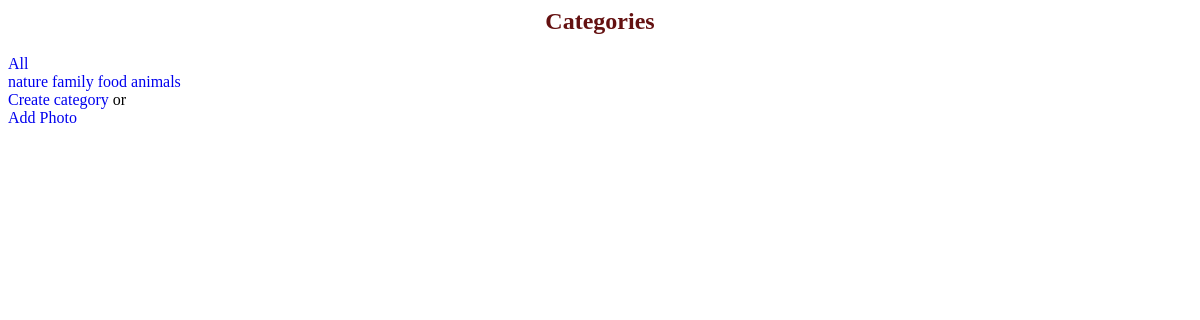
/, run on an earlier commit of the app's database.
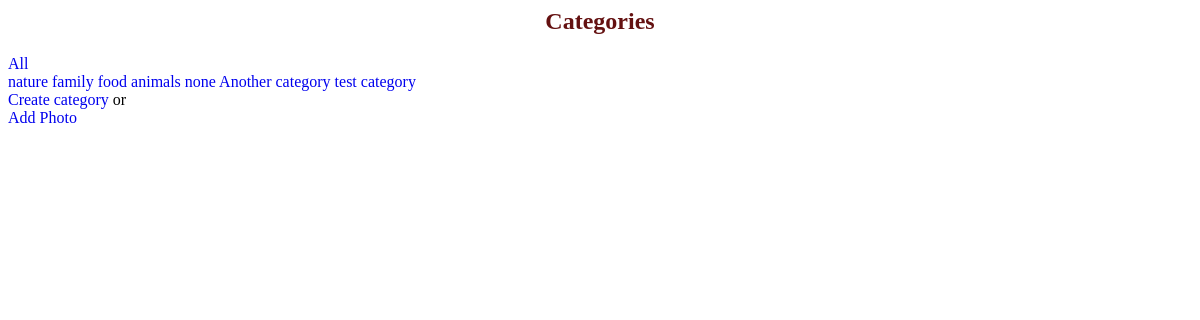
And on a later commit of the database.
### photo/models.py (models this page shows, shortened)
class Category(models.Model):
    name = models.CharField(max_length = 1000)

### photo/views.py (the view)
# urls.py: path('', home_view, name = "home"),
def home_view(request):
    categories = Category.objects.all()
    if request.method == "POST":
        new = Category.objects.create()
        context = {"categories": categories, "new": new}
    context = {"categories": categories}
    return render(request,"home.html",context)

### templates/home.html (shortened to what this page needs)
{%load static%}
<html lang="en">
<head>
    <link rel="stylesheet" href="{% static '/home.css' %}" type="text/css">
</head>
<body>
    <section class="container">
            <h1 class="title">Categories</h1>
            <div class="item" id="one"><a href="photos/{{all_pictures}}" id="all">All</a></div>
            <div class="item1," id="photos">
                {% for category in categories%}
                    <a href = "photos/{{category.id}}/" id = 'items'>{{category.name}}</a>
                    {%endfor%}
            </div>
            <div class="item" id="last">
                <a href="/create_category">
                    Create category</a>
                or <br>
                <a href="/userform">Add Photo</a>
            </div>
    </section>
</body>
</html>

What changed in the data, as far as the page shows it:
added Category: name "none"
added Category: name "Another category"
added Category: name "test category"
